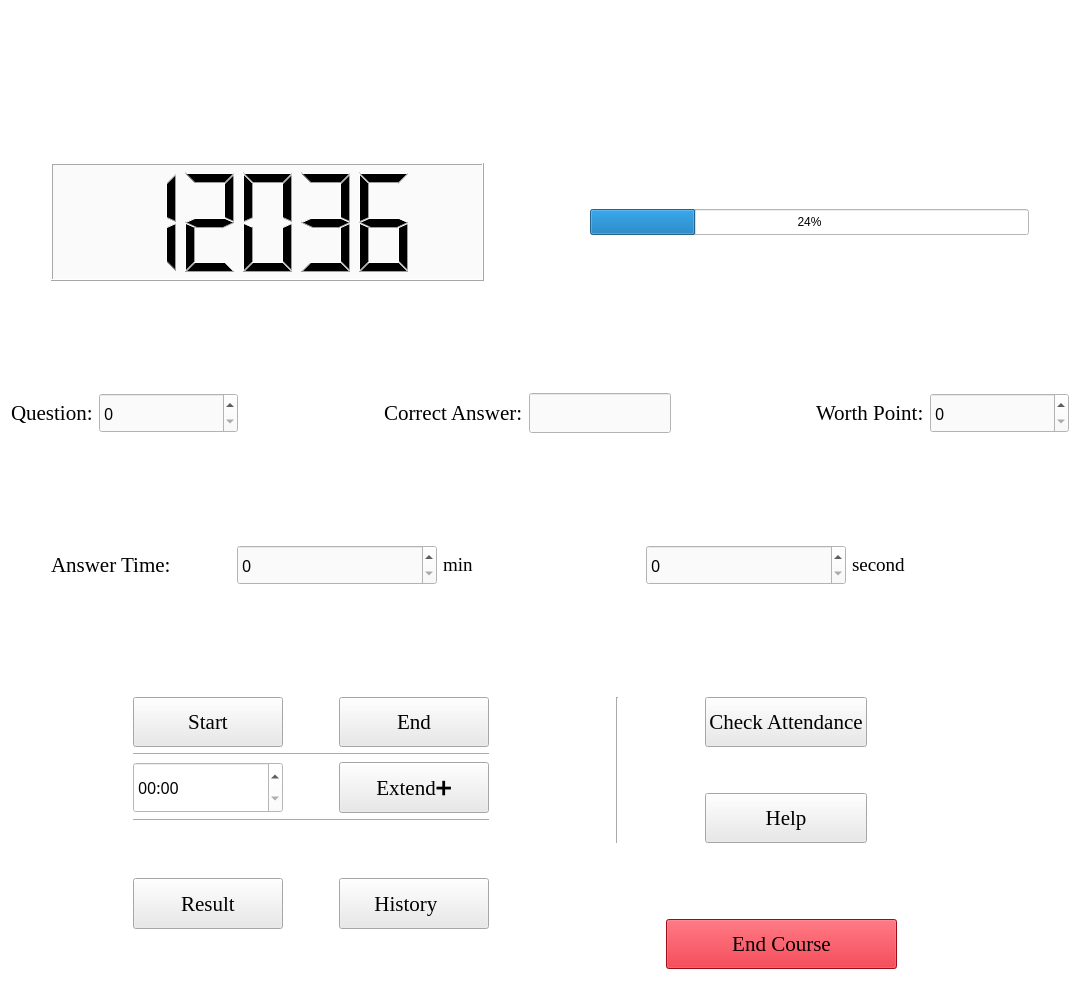
<?xml version="1.0" encoding="UTF-8"?>
<ui version="4.0">
 <class>Form</class>
 <widget class="QWidget" name="Form">
  <property name="geometry">
   <rect>
    <x>0</x>
    <y>0</y>
    <width>1080</width>
    <height>990</height>
   </rect>
  </property>
  <property name="windowTitle">
   <string>Form</string>
  </property>
  <property name="styleSheet">
   <string notr="true">background-color: rgb(255, 255, 255);</string>
  </property>
  <layout class="QVBoxLayout" name="verticalLayout_2">
   <item>
    <widget class="QLabel" name="label_7">
     <property name="sizePolicy">
      <sizepolicy hsizetype="Expanding" vsizetype="Expanding">
       <horstretch>0</horstretch>
       <verstretch>0</verstretch>
      </sizepolicy>
     </property>
     <property name="maximumSize">
      <size>
       <width>1080</width>
       <height>180</height>
      </size>
     </property>
     <property name="text">
      <string/>
     </property>
     <property name="pixmap">
      <pixmap resource="Dressing.qrc">:/Bar/Galaxy1.png</pixmap>
     </property>
     <property name="scaledContents">
      <bool>true</bool>
     </property>
    </widget>
   </item>
   <item>
    <spacer name="verticalSpacer_13">
     <property name="orientation">
      <enum>Qt::Vertical</enum>
     </property>
     <property name="sizeType">
      <enum>QSizePolicy::Fixed</enum>
     </property>
     <property name="sizeHint" stdset="0">
      <size>
       <width>20</width>
       <height>40</height>
      </size>
     </property>
    </spacer>
   </item>
   <item>
    <layout class="QHBoxLayout" name="horizontalLayout_9">
     <item>
      <spacer name="horizontalSpacer_18">
       <property name="orientation">
        <enum>Qt::Horizontal</enum>
       </property>
       <property name="sizeType">
        <enum>QSizePolicy::Fixed</enum>
       </property>
       <property name="sizeHint" stdset="0">
        <size>
         <width>40</width>
         <height>20</height>
        </size>
       </property>
      </spacer>
     </item>
     <item>
      <layout class="QGridLayout" name="gridLayout">
       <item row="1" column="4" rowspan="2" colspan="2">
        <widget class="QProgressBar" name="progressBar">
         <property name="sizePolicy">
          <sizepolicy hsizetype="Expanding" vsizetype="Expanding">
           <horstretch>0</horstretch>
           <verstretch>0</verstretch>
          </sizepolicy>
         </property>
         <property name="value">
          <number>24</number>
         </property>
        </widget>
       </item>
       <item row="0" column="4">
        <spacer name="verticalSpacer_5">
         <property name="orientation">
          <enum>Qt::Vertical</enum>
         </property>
         <property name="sizeHint" stdset="0">
          <size>
           <width>20</width>
           <height>40</height>
          </size>
         </property>
        </spacer>
       </item>
       <item row="3" column="4">
        <spacer name="verticalSpacer_6">
         <property name="orientation">
          <enum>Qt::Vertical</enum>
         </property>
         <property name="sizeHint" stdset="0">
          <size>
           <width>20</width>
           <height>40</height>
          </size>
         </property>
        </spacer>
       </item>
       <item row="1" column="3">
        <spacer name="horizontalSpacer_17">
         <property name="orientation">
          <enum>Qt::Horizontal</enum>
         </property>
         <property name="sizeType">
          <enum>QSizePolicy::Fixed</enum>
         </property>
         <property name="sizeHint" stdset="0">
          <size>
           <width>50</width>
           <height>20</height>
          </size>
         </property>
        </spacer>
       </item>
       <item row="0" column="0" rowspan="4" colspan="2">
        <widget class="QLCDNumber" name="lcdNumber">
         <property name="enabled">
          <bool>true</bool>
         </property>
         <property name="sizePolicy">
          <sizepolicy hsizetype="Expanding" vsizetype="Expanding">
           <horstretch>0</horstretch>
           <verstretch>0</verstretch>
          </sizepolicy>
         </property>
         <property name="minimumSize">
          <size>
           <width>0</width>
           <height>0</height>
          </size>
         </property>
         <property name="maximumSize">
          <size>
           <width>16777215</width>
           <height>16777215</height>
          </size>
         </property>
         <property name="cursor">
          <cursorShape>ArrowCursor</cursorShape>
         </property>
         <property name="styleSheet">
          <string notr="true">background-color: rgb(250, 250, 250);</string>
         </property>
         <property name="smallDecimalPoint">
          <bool>false</bool>
         </property>
         <property name="digitCount">
          <number>5</number>
         </property>
         <property name="mode">
          <enum>QLCDNumber::Dec</enum>
         </property>
         <property name="segmentStyle">
          <enum>QLCDNumber::Filled</enum>
         </property>
         <property name="value" stdset="0">
          <double>12036.000000000000000</double>
         </property>
         <property name="intValue" stdset="0">
          <number>12036</number>
         </property>
        </widget>
       </item>
       <item row="1" column="2">
        <spacer name="horizontalSpacer_13">
         <property name="orientation">
          <enum>Qt::Horizontal</enum>
         </property>
         <property name="sizeType">
          <enum>QSizePolicy::Fixed</enum>
         </property>
         <property name="sizeHint" stdset="0">
          <size>
           <width>50</width>
           <height>20</height>
          </size>
         </property>
        </spacer>
       </item>
      </layout>
     </item>
     <item>
      <spacer name="horizontalSpacer_19">
       <property name="orientation">
        <enum>Qt::Horizontal</enum>
       </property>
       <property name="sizeType">
        <enum>QSizePolicy::Fixed</enum>
       </property>
       <property name="sizeHint" stdset="0">
        <size>
         <width>40</width>
         <height>20</height>
        </size>
       </property>
      </spacer>
     </item>
    </layout>
   </item>
   <item>
    <spacer name="verticalSpacer_10">
     <property name="orientation">
      <enum>Qt::Vertical</enum>
     </property>
     <property name="sizeHint" stdset="0">
      <size>
       <width>20</width>
       <height>61</height>
      </size>
     </property>
    </spacer>
   </item>
   <item>
    <layout class="QHBoxLayout" name="horizontalLayout_4">
     <item>
      <widget class="QLabel" name="label_6">
       <property name="sizePolicy">
        <sizepolicy hsizetype="Fixed" vsizetype="Preferred">
         <horstretch>0</horstretch>
         <verstretch>0</verstretch>
        </sizepolicy>
       </property>
       <property name="font">
        <font>
         <family>Times New Roman</family>
         <pointsize>16</pointsize>
        </font>
       </property>
       <property name="text">
        <string>Question:</string>
       </property>
      </widget>
     </item>
     <item>
      <widget class="QSpinBox" name="spinBox_4">
       <property name="sizePolicy">
        <sizepolicy hsizetype="Expanding" vsizetype="Fixed">
         <horstretch>0</horstretch>
         <verstretch>0</verstretch>
        </sizepolicy>
       </property>
       <property name="minimumSize">
        <size>
         <width>0</width>
         <height>40</height>
        </size>
       </property>
       <property name="maximumSize">
        <size>
         <width>200</width>
         <height>16777215</height>
        </size>
       </property>
       <property name="font">
        <font>
         <family>SimSun-ExtB</family>
         <pointsize>12</pointsize>
        </font>
       </property>
       <property name="styleSheet">
        <string notr="true">background-color: rgb(250, 250, 250);</string>
       </property>
      </widget>
     </item>
     <item>
      <spacer name="horizontalSpacer_5">
       <property name="orientation">
        <enum>Qt::Horizontal</enum>
       </property>
       <property name="sizeType">
        <enum>QSizePolicy::Expanding</enum>
       </property>
       <property name="sizeHint" stdset="0">
        <size>
         <width>20</width>
         <height>20</height>
        </size>
       </property>
      </spacer>
     </item>
     <item>
      <widget class="QLabel" name="label_4">
       <property name="sizePolicy">
        <sizepolicy hsizetype="Fixed" vsizetype="Preferred">
         <horstretch>0</horstretch>
         <verstretch>0</verstretch>
        </sizepolicy>
       </property>
       <property name="font">
        <font>
         <family>Times New Roman</family>
         <pointsize>16</pointsize>
         <italic>false</italic>
        </font>
       </property>
       <property name="text">
        <string>Correct Answer:</string>
       </property>
      </widget>
     </item>
     <item>
      <widget class="QLineEdit" name="lineEdit">
       <property name="sizePolicy">
        <sizepolicy hsizetype="Expanding" vsizetype="Fixed">
         <horstretch>0</horstretch>
         <verstretch>0</verstretch>
        </sizepolicy>
       </property>
       <property name="minimumSize">
        <size>
         <width>0</width>
         <height>40</height>
        </size>
       </property>
       <property name="font">
        <font>
         <family>SimSun-ExtB</family>
         <pointsize>12</pointsize>
        </font>
       </property>
       <property name="styleSheet">
        <string notr="true">background-color: rgb(250, 250, 250);</string>
       </property>
       <property name="text">
        <string/>
       </property>
      </widget>
     </item>
     <item>
      <spacer name="horizontalSpacer_6">
       <property name="orientation">
        <enum>Qt::Horizontal</enum>
       </property>
       <property name="sizeType">
        <enum>QSizePolicy::Expanding</enum>
       </property>
       <property name="sizeHint" stdset="0">
        <size>
         <width>20</width>
         <height>20</height>
        </size>
       </property>
      </spacer>
     </item>
     <item>
      <widget class="QLabel" name="label_5">
       <property name="sizePolicy">
        <sizepolicy hsizetype="Fixed" vsizetype="Preferred">
         <horstretch>0</horstretch>
         <verstretch>0</verstretch>
        </sizepolicy>
       </property>
       <property name="font">
        <font>
         <family>Times New Roman</family>
         <pointsize>16</pointsize>
         <italic>false</italic>
        </font>
       </property>
       <property name="text">
        <string>Worth Point:</string>
       </property>
      </widget>
     </item>
     <item>
      <widget class="QSpinBox" name="spinBox_3">
       <property name="sizePolicy">
        <sizepolicy hsizetype="Expanding" vsizetype="Fixed">
         <horstretch>0</horstretch>
         <verstretch>0</verstretch>
        </sizepolicy>
       </property>
       <property name="minimumSize">
        <size>
         <width>0</width>
         <height>40</height>
        </size>
       </property>
       <property name="maximumSize">
        <size>
         <width>200</width>
         <height>16777215</height>
        </size>
       </property>
       <property name="font">
        <font>
         <family>SimSun-ExtB</family>
         <pointsize>12</pointsize>
        </font>
       </property>
       <property name="styleSheet">
        <string notr="true">background-color: rgb(250, 250, 250);</string>
       </property>
      </widget>
     </item>
    </layout>
   </item>
   <item>
    <spacer name="verticalSpacer_11">
     <property name="orientation">
      <enum>Qt::Vertical</enum>
     </property>
     <property name="sizeHint" stdset="0">
      <size>
       <width>20</width>
       <height>60</height>
      </size>
     </property>
    </spacer>
   </item>
   <item>
    <layout class="QHBoxLayout" name="horizontalLayout_5">
     <item>
      <spacer name="horizontalSpacer_10">
       <property name="orientation">
        <enum>Qt::Horizontal</enum>
       </property>
       <property name="sizeType">
        <enum>QSizePolicy::Fixed</enum>
       </property>
       <property name="sizeHint" stdset="0">
        <size>
         <width>40</width>
         <height>20</height>
        </size>
       </property>
      </spacer>
     </item>
     <item>
      <widget class="QLabel" name="label">
       <property name="sizePolicy">
        <sizepolicy hsizetype="Fixed" vsizetype="Preferred">
         <horstretch>0</horstretch>
         <verstretch>0</verstretch>
        </sizepolicy>
       </property>
       <property name="font">
        <font>
         <family>Times New Roman</family>
         <pointsize>16</pointsize>
         <italic>false</italic>
        </font>
       </property>
       <property name="text">
        <string>Answer Time:</string>
       </property>
      </widget>
     </item>
     <item>
      <spacer name="horizontalSpacer_8">
       <property name="orientation">
        <enum>Qt::Horizontal</enum>
       </property>
       <property name="sizeType">
        <enum>QSizePolicy::Fixed</enum>
       </property>
       <property name="sizeHint" stdset="0">
        <size>
         <width>60</width>
         <height>20</height>
        </size>
       </property>
      </spacer>
     </item>
     <item>
      <widget class="QSpinBox" name="spinBox">
       <property name="sizePolicy">
        <sizepolicy hsizetype="Expanding" vsizetype="Fixed">
         <horstretch>0</horstretch>
         <verstretch>0</verstretch>
        </sizepolicy>
       </property>
       <property name="minimumSize">
        <size>
         <width>0</width>
         <height>40</height>
        </size>
       </property>
       <property name="maximumSize">
        <size>
         <width>200</width>
         <height>16777215</height>
        </size>
       </property>
       <property name="font">
        <font>
         <family>SimSun-ExtB</family>
         <pointsize>12</pointsize>
        </font>
       </property>
       <property name="styleSheet">
        <string notr="true">background-color: rgb(250, 250, 250);</string>
       </property>
       <property name="maximum">
        <number>99</number>
       </property>
      </widget>
     </item>
     <item>
      <widget class="QLabel" name="label_2">
       <property name="font">
        <font>
         <family>Times New Roman</family>
         <pointsize>14</pointsize>
         <italic>false</italic>
        </font>
       </property>
       <property name="text">
        <string>min</string>
       </property>
      </widget>
     </item>
     <item>
      <spacer name="horizontalSpacer_7">
       <property name="orientation">
        <enum>Qt::Horizontal</enum>
       </property>
       <property name="sizeType">
        <enum>QSizePolicy::Fixed</enum>
       </property>
       <property name="sizeHint" stdset="0">
        <size>
         <width>20</width>
         <height>20</height>
        </size>
       </property>
      </spacer>
     </item>
     <item>
      <widget class="QSpinBox" name="spinBox_2">
       <property name="sizePolicy">
        <sizepolicy hsizetype="Expanding" vsizetype="Fixed">
         <horstretch>0</horstretch>
         <verstretch>0</verstretch>
        </sizepolicy>
       </property>
       <property name="minimumSize">
        <size>
         <width>0</width>
         <height>40</height>
        </size>
       </property>
       <property name="maximumSize">
        <size>
         <width>200</width>
         <height>16777215</height>
        </size>
       </property>
       <property name="font">
        <font>
         <family>SimSun-ExtB</family>
         <pointsize>12</pointsize>
        </font>
       </property>
       <property name="styleSheet">
        <string notr="true">background-color: rgb(250, 250, 250);</string>
       </property>
       <property name="maximum">
        <number>999</number>
       </property>
      </widget>
     </item>
     <item>
      <widget class="QLabel" name="label_3">
       <property name="minimumSize">
        <size>
         <width>0</width>
         <height>40</height>
        </size>
       </property>
       <property name="font">
        <font>
         <family>Times New Roman</family>
         <pointsize>14</pointsize>
         <italic>false</italic>
        </font>
       </property>
       <property name="text">
        <string>second</string>
       </property>
      </widget>
     </item>
     <item>
      <spacer name="horizontalSpacer_14">
       <property name="orientation">
        <enum>Qt::Horizontal</enum>
       </property>
       <property name="sizeType">
        <enum>QSizePolicy::Fixed</enum>
       </property>
       <property name="sizeHint" stdset="0">
        <size>
         <width>40</width>
         <height>20</height>
        </size>
       </property>
      </spacer>
     </item>
    </layout>
   </item>
   <item>
    <spacer name="verticalSpacer_9">
     <property name="orientation">
      <enum>Qt::Vertical</enum>
     </property>
     <property name="sizeHint" stdset="0">
      <size>
       <width>20</width>
       <height>61</height>
      </size>
     </property>
    </spacer>
   </item>
   <item>
    <layout class="QHBoxLayout" name="horizontalLayout_8">
     <item>
      <spacer name="horizontalSpacer_15">
       <property name="orientation">
        <enum>Qt::Horizontal</enum>
       </property>
       <property name="sizeType">
        <enum>QSizePolicy::Expanding</enum>
       </property>
       <property name="sizeHint" stdset="0">
        <size>
         <width>40</width>
         <height>20</height>
        </size>
       </property>
      </spacer>
     </item>
     <item>
      <layout class="QVBoxLayout" name="verticalLayout">
       <item>
        <layout class="QHBoxLayout" name="horizontalLayout">
         <item>
          <widget class="QPushButton" name="pushButton">
           <property name="sizePolicy">
            <sizepolicy hsizetype="Expanding" vsizetype="Expanding">
             <horstretch>0</horstretch>
             <verstretch>0</verstretch>
            </sizepolicy>
           </property>
           <property name="minimumSize">
            <size>
             <width>150</width>
             <height>50</height>
            </size>
           </property>
           <property name="palette">
            <palette>
             <active>
              <colorrole role="Button">
               <brush brushstyle="SolidPattern">
                <color alpha="255">
                 <red>233</red>
                 <green>233</green>
                 <blue>233</blue>
                </color>
               </brush>
              </colorrole>
              <colorrole role="Base">
               <brush brushstyle="SolidPattern">
                <color alpha="255">
                 <red>233</red>
                 <green>233</green>
                 <blue>233</blue>
                </color>
               </brush>
              </colorrole>
              <colorrole role="Window">
               <brush brushstyle="SolidPattern">
                <color alpha="255">
                 <red>233</red>
                 <green>233</green>
                 <blue>233</blue>
                </color>
               </brush>
              </colorrole>
             </active>
             <inactive>
              <colorrole role="Button">
               <brush brushstyle="SolidPattern">
                <color alpha="255">
                 <red>233</red>
                 <green>233</green>
                 <blue>233</blue>
                </color>
               </brush>
              </colorrole>
              <colorrole role="Base">
               <brush brushstyle="SolidPattern">
                <color alpha="255">
                 <red>233</red>
                 <green>233</green>
                 <blue>233</blue>
                </color>
               </brush>
              </colorrole>
              <colorrole role="Window">
               <brush brushstyle="SolidPattern">
                <color alpha="255">
                 <red>233</red>
                 <green>233</green>
                 <blue>233</blue>
                </color>
               </brush>
              </colorrole>
             </inactive>
             <disabled>
              <colorrole role="Button">
               <brush brushstyle="SolidPattern">
                <color alpha="255">
                 <red>233</red>
                 <green>233</green>
                 <blue>233</blue>
                </color>
               </brush>
              </colorrole>
              <colorrole role="Base">
               <brush brushstyle="SolidPattern">
                <color alpha="255">
                 <red>233</red>
                 <green>233</green>
                 <blue>233</blue>
                </color>
               </brush>
              </colorrole>
              <colorrole role="Window">
               <brush brushstyle="SolidPattern">
                <color alpha="255">
                 <red>233</red>
                 <green>233</green>
                 <blue>233</blue>
                </color>
               </brush>
              </colorrole>
             </disabled>
            </palette>
           </property>
           <property name="font">
            <font>
             <family>Times New Roman</family>
             <pointsize>16</pointsize>
            </font>
           </property>
           <property name="cursor">
            <cursorShape>PointingHandCursor</cursorShape>
           </property>
           <property name="mouseTracking">
            <bool>false</bool>
           </property>
           <property name="styleSheet">
            <string notr="true">background-color: rgb(233, 233, 233);</string>
           </property>
           <property name="text">
            <string>Start</string>
           </property>
          </widget>
         </item>
         <item>
          <spacer name="horizontalSpacer">
           <property name="orientation">
            <enum>Qt::Horizontal</enum>
           </property>
           <property name="sizeType">
            <enum>QSizePolicy::Expanding</enum>
           </property>
           <property name="sizeHint" stdset="0">
            <size>
             <width>50</width>
             <height>20</height>
            </size>
           </property>
          </spacer>
         </item>
         <item>
          <widget class="QPushButton" name="pushButton_2">
           <property name="sizePolicy">
            <sizepolicy hsizetype="Expanding" vsizetype="Expanding">
             <horstretch>0</horstretch>
             <verstretch>0</verstretch>
            </sizepolicy>
           </property>
           <property name="minimumSize">
            <size>
             <width>150</width>
             <height>50</height>
            </size>
           </property>
           <property name="font">
            <font>
             <family>Times New Roman</family>
             <pointsize>16</pointsize>
            </font>
           </property>
           <property name="cursor">
            <cursorShape>PointingHandCursor</cursorShape>
           </property>
           <property name="styleSheet">
            <string notr="true">background-color: rgb(233, 233, 233);</string>
           </property>
           <property name="text">
            <string>End</string>
           </property>
          </widget>
         </item>
        </layout>
       </item>
       <item>
        <widget class="Line" name="line">
         <property name="orientation">
          <enum>Qt::Horizontal</enum>
         </property>
        </widget>
       </item>
       <item>
        <layout class="QHBoxLayout" name="horizontalLayout_2">
         <item>
          <widget class="QTimeEdit" name="timeEdit_2">
           <property name="enabled">
            <bool>true</bool>
           </property>
           <property name="sizePolicy">
            <sizepolicy hsizetype="Expanding" vsizetype="Expanding">
             <horstretch>0</horstretch>
             <verstretch>0</verstretch>
            </sizepolicy>
           </property>
           <property name="minimumSize">
            <size>
             <width>150</width>
             <height>50</height>
            </size>
           </property>
           <property name="font">
            <font>
             <family>SimSun-ExtB</family>
             <pointsize>12</pointsize>
            </font>
           </property>
           <property name="currentSection">
            <enum>QDateTimeEdit::MinuteSection</enum>
           </property>
           <property name="displayFormat">
            <string>mm:ss</string>
           </property>
          </widget>
         </item>
         <item>
          <spacer name="horizontalSpacer_2">
           <property name="orientation">
            <enum>Qt::Horizontal</enum>
           </property>
           <property name="sizeType">
            <enum>QSizePolicy::Expanding</enum>
           </property>
           <property name="sizeHint" stdset="0">
            <size>
             <width>50</width>
             <height>20</height>
            </size>
           </property>
          </spacer>
         </item>
         <item>
          <widget class="QPushButton" name="pushButton_9">
           <property name="sizePolicy">
            <sizepolicy hsizetype="Expanding" vsizetype="Expanding">
             <horstretch>0</horstretch>
             <verstretch>0</verstretch>
            </sizepolicy>
           </property>
           <property name="minimumSize">
            <size>
             <width>150</width>
             <height>50</height>
            </size>
           </property>
           <property name="font">
            <font>
             <family>Times New Roman</family>
             <pointsize>16</pointsize>
            </font>
           </property>
           <property name="cursor">
            <cursorShape>PointingHandCursor</cursorShape>
           </property>
           <property name="styleSheet">
            <string notr="true">background-color: rgb(233, 233, 233);</string>
           </property>
           <property name="text">
            <string>Extend➕</string>
           </property>
          </widget>
         </item>
        </layout>
       </item>
       <item>
        <widget class="Line" name="line_2">
         <property name="orientation">
          <enum>Qt::Horizontal</enum>
         </property>
        </widget>
       </item>
       <item>
        <spacer name="verticalSpacer">
         <property name="orientation">
          <enum>Qt::Vertical</enum>
         </property>
         <property name="sizeType">
          <enum>QSizePolicy::Expanding</enum>
         </property>
         <property name="sizeHint" stdset="0">
          <size>
           <width>20</width>
           <height>25</height>
          </size>
         </property>
        </spacer>
       </item>
       <item>
        <layout class="QHBoxLayout" name="horizontalLayout_3">
         <item>
          <widget class="QPushButton" name="pushButton_4">
           <property name="sizePolicy">
            <sizepolicy hsizetype="Expanding" vsizetype="Expanding">
             <horstretch>0</horstretch>
             <verstretch>0</verstretch>
            </sizepolicy>
           </property>
           <property name="minimumSize">
            <size>
             <width>150</width>
             <height>50</height>
            </size>
           </property>
           <property name="font">
            <font>
             <family>Times New Roman</family>
             <pointsize>16</pointsize>
            </font>
           </property>
           <property name="cursor">
            <cursorShape>PointingHandCursor</cursorShape>
           </property>
           <property name="styleSheet">
            <string notr="true">background-color: rgb(233, 233, 233);</string>
           </property>
           <property name="text">
            <string>Result</string>
           </property>
          </widget>
         </item>
         <item>
          <spacer name="horizontalSpacer_3">
           <property name="orientation">
            <enum>Qt::Horizontal</enum>
           </property>
           <property name="sizeType">
            <enum>QSizePolicy::Expanding</enum>
           </property>
           <property name="sizeHint" stdset="0">
            <size>
             <width>50</width>
             <height>20</height>
            </size>
           </property>
          </spacer>
         </item>
         <item>
          <widget class="QPushButton" name="pushButton_3">
           <property name="sizePolicy">
            <sizepolicy hsizetype="Expanding" vsizetype="Expanding">
             <horstretch>0</horstretch>
             <verstretch>0</verstretch>
            </sizepolicy>
           </property>
           <property name="minimumSize">
            <size>
             <width>150</width>
             <height>50</height>
            </size>
           </property>
           <property name="font">
            <font>
             <family>Times New Roman</family>
             <pointsize>16</pointsize>
            </font>
           </property>
           <property name="cursor">
            <cursorShape>PointingHandCursor</cursorShape>
           </property>
           <property name="styleSheet">
            <string notr="true">background-color: rgb(233, 233, 233);</string>
           </property>
           <property name="text">
            <string>History🔎</string>
           </property>
          </widget>
         </item>
        </layout>
       </item>
       <item>
        <spacer name="verticalSpacer_4">
         <property name="orientation">
          <enum>Qt::Vertical</enum>
         </property>
         <property name="sizeType">
          <enum>QSizePolicy::Expanding</enum>
         </property>
         <property name="sizeHint" stdset="0">
          <size>
           <width>20</width>
           <height>40</height>
          </size>
         </property>
        </spacer>
       </item>
      </layout>
     </item>
     <item>
      <spacer name="horizontalSpacer_12">
       <property name="orientation">
        <enum>Qt::Horizontal</enum>
       </property>
       <property name="sizeType">
        <enum>QSizePolicy::Expanding</enum>
       </property>
       <property name="sizeHint" stdset="0">
        <size>
         <width>50</width>
         <height>20</height>
        </size>
       </property>
      </spacer>
     </item>
     <item>
      <layout class="QVBoxLayout" name="verticalLayout_4">
       <item>
        <layout class="QHBoxLayout" name="horizontalLayout_6">
         <item>
          <widget class="Line" name="line_3">
           <property name="orientation">
            <enum>Qt::Vertical</enum>
           </property>
          </widget>
         </item>
         <item>
          <spacer name="horizontalSpacer_4">
           <property name="orientation">
            <enum>Qt::Horizontal</enum>
           </property>
           <property name="sizeType">
            <enum>QSizePolicy::Expanding</enum>
           </property>
           <property name="sizeHint" stdset="0">
            <size>
             <width>80</width>
             <height>20</height>
            </size>
           </property>
          </spacer>
         </item>
         <item>
          <layout class="QVBoxLayout" name="verticalLayout_3">
           <item>
            <widget class="QPushButton" name="pushButton_6">
             <property name="sizePolicy">
              <sizepolicy hsizetype="Expanding" vsizetype="Expanding">
               <horstretch>0</horstretch>
               <verstretch>0</verstretch>
              </sizepolicy>
             </property>
             <property name="minimumSize">
              <size>
               <width>150</width>
               <height>50</height>
              </size>
             </property>
             <property name="font">
              <font>
               <family>Times New Roman</family>
               <pointsize>16</pointsize>
              </font>
             </property>
             <property name="cursor">
              <cursorShape>PointingHandCursor</cursorShape>
             </property>
             <property name="styleSheet">
              <string notr="true">background-color: rgb(233, 233, 233);</string>
             </property>
             <property name="text">
              <string>Check Attendance</string>
             </property>
            </widget>
           </item>
           <item>
            <spacer name="verticalSpacer_2">
             <property name="orientation">
              <enum>Qt::Vertical</enum>
             </property>
             <property name="sizeHint" stdset="0">
              <size>
               <width>20</width>
               <height>40</height>
              </size>
             </property>
            </spacer>
           </item>
           <item>
            <widget class="QPushButton" name="pushButton_8">
             <property name="sizePolicy">
              <sizepolicy hsizetype="Preferred" vsizetype="Fixed">
               <horstretch>0</horstretch>
               <verstretch>0</verstretch>
              </sizepolicy>
             </property>
             <property name="minimumSize">
              <size>
               <width>150</width>
               <height>50</height>
              </size>
             </property>
             <property name="font">
              <font>
               <family>Times New Roman</family>
               <pointsize>16</pointsize>
              </font>
             </property>
             <property name="cursor">
              <cursorShape>WhatsThisCursor</cursorShape>
             </property>
             <property name="styleSheet">
              <string notr="true">background-color: rgb(233, 233, 233);</string>
             </property>
             <property name="text">
              <string>Help</string>
             </property>
            </widget>
           </item>
          </layout>
         </item>
         <item>
          <spacer name="horizontalSpacer_11">
           <property name="orientation">
            <enum>Qt::Horizontal</enum>
           </property>
           <property name="sizeType">
            <enum>QSizePolicy::Expanding</enum>
           </property>
           <property name="sizeHint" stdset="0">
            <size>
             <width>80</width>
             <height>20</height>
            </size>
           </property>
          </spacer>
         </item>
        </layout>
       </item>
       <item>
        <spacer name="verticalSpacer_3">
         <property name="orientation">
          <enum>Qt::Vertical</enum>
         </property>
         <property name="sizeType">
          <enum>QSizePolicy::Expanding</enum>
         </property>
         <property name="sizeHint" stdset="0">
          <size>
           <width>20</width>
           <height>70</height>
          </size>
         </property>
        </spacer>
       </item>
       <item>
        <layout class="QHBoxLayout" name="horizontalLayout_7">
         <item>
          <spacer name="horizontalSpacer_9">
           <property name="orientation">
            <enum>Qt::Horizontal</enum>
           </property>
           <property name="sizeType">
            <enum>QSizePolicy::Fixed</enum>
           </property>
           <property name="sizeHint" stdset="0">
            <size>
             <width>50</width>
             <height>20</height>
            </size>
           </property>
          </spacer>
         </item>
         <item>
          <widget class="QPushButton" name="pushButton_5">
           <property name="sizePolicy">
            <sizepolicy hsizetype="Expanding" vsizetype="Expanding">
             <horstretch>0</horstretch>
             <verstretch>0</verstretch>
            </sizepolicy>
           </property>
           <property name="minimumSize">
            <size>
             <width>160</width>
             <height>50</height>
            </size>
           </property>
           <property name="font">
            <font>
             <family>Times New Roman</family>
             <pointsize>16</pointsize>
             <weight>50</weight>
             <italic>false</italic>
             <bold>false</bold>
            </font>
           </property>
           <property name="cursor">
            <cursorShape>PointingHandCursor</cursorShape>
           </property>
           <property name="styleSheet">
            <string notr="true">background-color:rgb(217, 19, 35)</string>
           </property>
           <property name="text">
            <string>End Course</string>
           </property>
          </widget>
         </item>
         <item>
          <spacer name="horizontalSpacer_20">
           <property name="orientation">
            <enum>Qt::Horizontal</enum>
           </property>
           <property name="sizeType">
            <enum>QSizePolicy::Fixed</enum>
           </property>
           <property name="sizeHint" stdset="0">
            <size>
             <width>50</width>
             <height>20</height>
            </size>
           </property>
          </spacer>
         </item>
        </layout>
       </item>
       <item>
        <spacer name="verticalSpacer_12">
         <property name="orientation">
          <enum>Qt::Vertical</enum>
         </property>
         <property name="sizeType">
          <enum>QSizePolicy::Fixed</enum>
         </property>
         <property name="sizeHint" stdset="0">
          <size>
           <width>20</width>
           <height>10</height>
          </size>
         </property>
        </spacer>
       </item>
      </layout>
     </item>
     <item>
      <spacer name="horizontalSpacer_16">
       <property name="orientation">
        <enum>Qt::Horizontal</enum>
       </property>
       <property name="sizeType">
        <enum>QSizePolicy::Expanding</enum>
       </property>
       <property name="sizeHint" stdset="0">
        <size>
         <width>40</width>
         <height>20</height>
        </size>
       </property>
      </spacer>
     </item>
    </layout>
   </item>
  </layout>
 </widget>
 <resources>
  <include location="Dressing.qrc"/>
 </resources>
 <connections/>
</ui>
